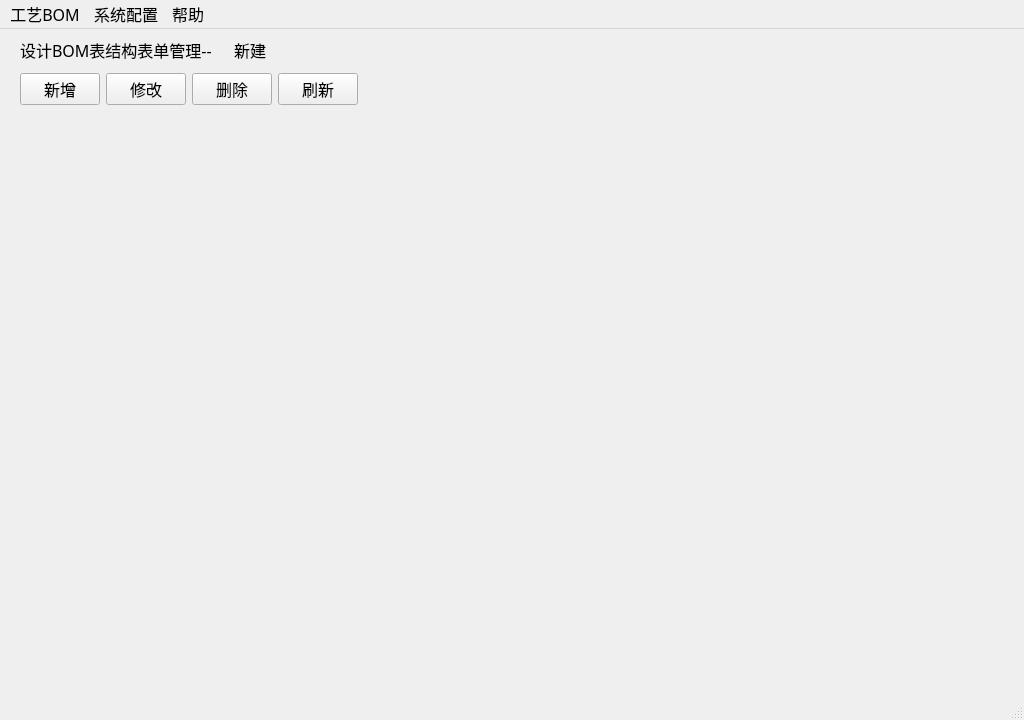
<?xml version="1.0" encoding="UTF-8"?>
<ui version="4.0">
 <class>MainWindow</class>
 <widget class="QMainWindow" name="MainWindow">
  <property name="geometry">
   <rect>
    <x>0</x>
    <y>0</y>
    <width>1024</width>
    <height>720</height>
   </rect>
  </property>
  <property name="font">
   <font>
    <family>宋体</family>
    <pointsize>12</pointsize>
   </font>
  </property>
  <property name="contextMenuPolicy">
   <enum>Qt::NoContextMenu</enum>
  </property>
  <property name="windowTitle">
   <string>面向MES系统的CAPP开发</string>
  </property>
  <widget class="QWidget" name="centralwidget">
   <widget class="QWidget" name="gridLayoutWidget">
    <property name="geometry">
     <rect>
      <x>20</x>
      <y>0</y>
      <width>421</width>
      <height>41</height>
     </rect>
    </property>
    <layout class="QGridLayout" name="gridLayout">
     <item row="0" column="0">
      <widget class="QLabel" name="label">
       <property name="text">
        <string>设计BOM表结构表单管理--</string>
       </property>
      </widget>
     </item>
     <item row="0" column="1">
      <widget class="QLabel" name="label_2">
       <property name="text">
        <string>新建</string>
       </property>
      </widget>
     </item>
    </layout>
   </widget>
   <widget class="QWidget" name="horizontalLayoutWidget">
    <property name="geometry">
     <rect>
      <x>20</x>
      <y>40</y>
      <width>931</width>
      <height>41</height>
     </rect>
    </property>
    <layout class="QHBoxLayout" name="horizontalLayout">
     <item>
      <widget class="QPushButton" name="pushButton">
       <property name="text">
        <string>新增</string>
       </property>
      </widget>
     </item>
     <item>
      <widget class="QPushButton" name="pushButton_2">
       <property name="text">
        <string>修改</string>
       </property>
      </widget>
     </item>
     <item>
      <widget class="QPushButton" name="pushButton_3">
       <property name="sizePolicy">
        <sizepolicy hsizetype="Minimum" vsizetype="Fixed">
         <horstretch>0</horstretch>
         <verstretch>0</verstretch>
        </sizepolicy>
       </property>
       <property name="text">
        <string>删除</string>
       </property>
      </widget>
     </item>
     <item>
      <widget class="QPushButton" name="pushButton_4">
       <property name="text">
        <string>刷新</string>
       </property>
      </widget>
     </item>
     <item>
      <spacer name="horizontalSpacer">
       <property name="orientation">
        <enum>Qt::Horizontal</enum>
       </property>
       <property name="sizeHint" stdset="0">
        <size>
         <width>40</width>
         <height>20</height>
        </size>
       </property>
      </spacer>
     </item>
    </layout>
   </widget>
   <widget class="QWidget" name="horizontalLayoutWidget_2">
    <property name="geometry">
     <rect>
      <x>20</x>
      <y>80</y>
      <width>931</width>
      <height>51</height>
     </rect>
    </property>
    <layout class="QHBoxLayout" name="horizontalLayout_2"/>
   </widget>
  </widget>
  <widget class="QMenuBar" name="menubar">
   <property name="geometry">
    <rect>
     <x>0</x>
     <y>0</y>
     <width>1024</width>
     <height>26</height>
    </rect>
   </property>
   <widget class="QMenu" name="menu_BOM">
    <property name="font">
     <font>
      <family>宋体</family>
      <pointsize>14</pointsize>
     </font>
    </property>
    <property name="title">
     <string>工艺BOM</string>
    </property>
    <addaction name="actionNewBOM"/>
    <addaction name="actionSHBOM"/>
    <addaction name="actionSCBOM"/>
    <addaction name="actionGYSJ"/>
   </widget>
   <widget class="QMenu" name="menu">
    <property name="title">
     <string>系统配置</string>
    </property>
    <addaction name="actionMKPZ"/>
    <addaction name="actionYHGL"/>
    <addaction name="actionYHZGL"/>
   </widget>
   <widget class="QMenu" name="menu_2">
    <property name="title">
     <string>帮助</string>
    </property>
    <addaction name="actionabout"/>
   </widget>
   <addaction name="menu_BOM"/>
   <addaction name="menu"/>
   <addaction name="menu_2"/>
  </widget>
  <widget class="QStatusBar" name="statusbar"/>
  <action name="actionNewBOM">
   <property name="text">
    <string>新建BOM</string>
   </property>
   <property name="shortcutContext">
    <enum>Qt::ApplicationShortcut</enum>
   </property>
  </action>
  <action name="actionSHBOM">
   <property name="text">
    <string>审核BOM</string>
   </property>
   <property name="font">
    <font>
     <family>宋体</family>
     <pointsize>12</pointsize>
    </font>
   </property>
  </action>
  <action name="actionSCBOM">
   <property name="text">
    <string>输出BOM</string>
   </property>
   <property name="font">
    <font>
     <family>宋体</family>
     <pointsize>12</pointsize>
    </font>
   </property>
  </action>
  <action name="actionGYSJ">
   <property name="text">
    <string>工艺设计</string>
   </property>
   <property name="font">
    <font>
     <family>宋体</family>
     <pointsize>12</pointsize>
    </font>
   </property>
  </action>
  <action name="actionabout">
   <property name="text">
    <string>关于</string>
   </property>
   <property name="font">
    <font>
     <family>宋体</family>
     <pointsize>12</pointsize>
    </font>
   </property>
  </action>
  <action name="actionMKPZ">
   <property name="text">
    <string>模块配置</string>
   </property>
   <property name="font">
    <font>
     <family>宋体</family>
     <pointsize>12</pointsize>
    </font>
   </property>
  </action>
  <action name="actionYHGL">
   <property name="text">
    <string>用户管理</string>
   </property>
   <property name="font">
    <font>
     <family>宋体</family>
     <pointsize>12</pointsize>
    </font>
   </property>
  </action>
  <action name="actionYHZGL">
   <property name="text">
    <string>用户组管理</string>
   </property>
   <property name="font">
    <font>
     <family>宋体</family>
     <pointsize>12</pointsize>
    </font>
   </property>
  </action>
 </widget>
 <resources/>
 <connections/>
</ui>
